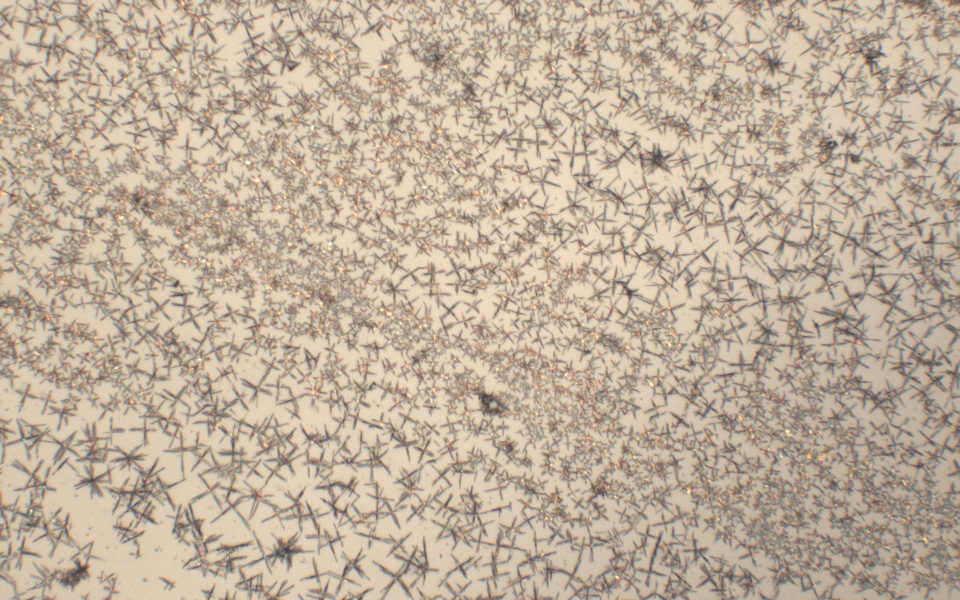
#> input picture data/raw data/01 250211A1 - 1.jpg, 1920 x 1200 px (shown at 1/2 size); its folder holds only this picture in this run
$ jupyter execute image_segmentation.ipynb
#> lines starting #> are read from the running program, lines starting #| are printed output that depends on the picture; after the words box and inside, x2 and y2 are one past the last pixel; in counts of white or black regions, pixels touching at a corner belong together
#> further down, image is the input picture: shape (1200, 1920, 3); mean B, G, R 155.5, 174.5, 191.6
#Image analysis

[cell 1]
import glob as gl
import cv2
import numpy as np
def dummy_npwarn_decorator_factory():
  def npwarn_decorator(x):
    return x
  return npwarn_decorator
np._no_nep50_warning = getattr(np, '_no_nep50_warning', dummy_npwarn_decorator_factory)

import pylab
import pandas as pd

[cell 2]
files = gl.glob('data/raw data/*.jpg')

[cell 3]
def ResizeWithAspectRatio(image, width=None, height=None, inter=cv2.INTER_AREA):
    dim = None
    (h, w) = image.shape[:2]

    if width is None and height is None:
        return image
    if width is None:
        r = height / float(h)
        dim = (int(w * r), height)
    else:
        r = width / float(w)
        dim = (width, int(h * r))

    return cv2.resize(image, dim, interpolation=inter)


# Kmeans
def kmeans_color_quantization(image, clusters=8, rounds=1):
#> called with clusters = 2, rounds = 1
    h, w = image.shape[:2]
#> h = 1200; w = 1920
    samples = np.zeros([h*w,3], dtype=np.float32)
    count = 0

    for x in range(h):
        for y in range(w):
            samples[count] = image[x][y]
            count += 1
#> after the loop, count = 2304000

    compactness, labels, centers = cv2.kmeans(samples,
            clusters,
            None,
            (cv2.TERM_CRITERIA_EPS + cv2.TERM_CRITERIA_MAX_ITER, 10000, 0.0001),
            rounds,
            cv2.KMEANS_RANDOM_CENTERS)
#> compactness = 1.68e+09; centers = [[131.4, 144.7, 161.8], [172.8, 196.1, 213.3]]

    centers = np.uint8(centers)
#> centers = [[131, 144, 161], [172, 196, 213]]
    res = centers[labels.flatten()]
    return res.reshape((image.shape))
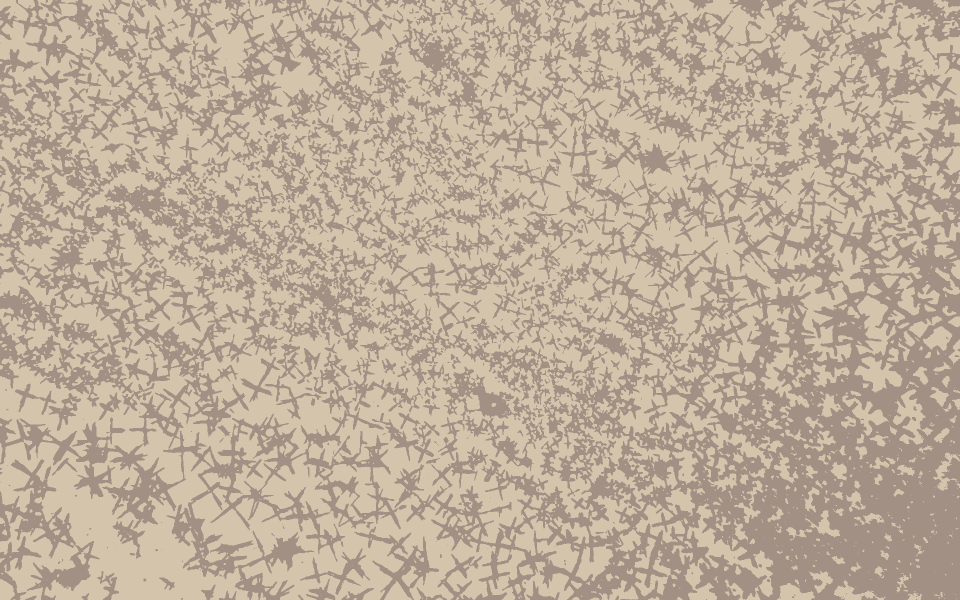
#> returned value: shape (1200, 1920, 3) (shown at 1/2 size); mean of channels 0, 1, 2 154.8, 174.2, 191.2; drawn as B, G, R

[cell 4]
df = pd.DataFrame(columns=['filename', 'number of particles', 'average particle size', 'image coverage'])

particles = []
size = []
coverage = []

for f in files:
    # Load image
    image = cv2.imread(f)
    original = image.copy()

    # Perform kmeans color segmentation, grayscale, Otsu's threshold
    kmeans = kmeans_color_quantization(image, clusters=2)
    gray = cv2.cvtColor(kmeans, cv2.COLOR_BGR2GRAY)
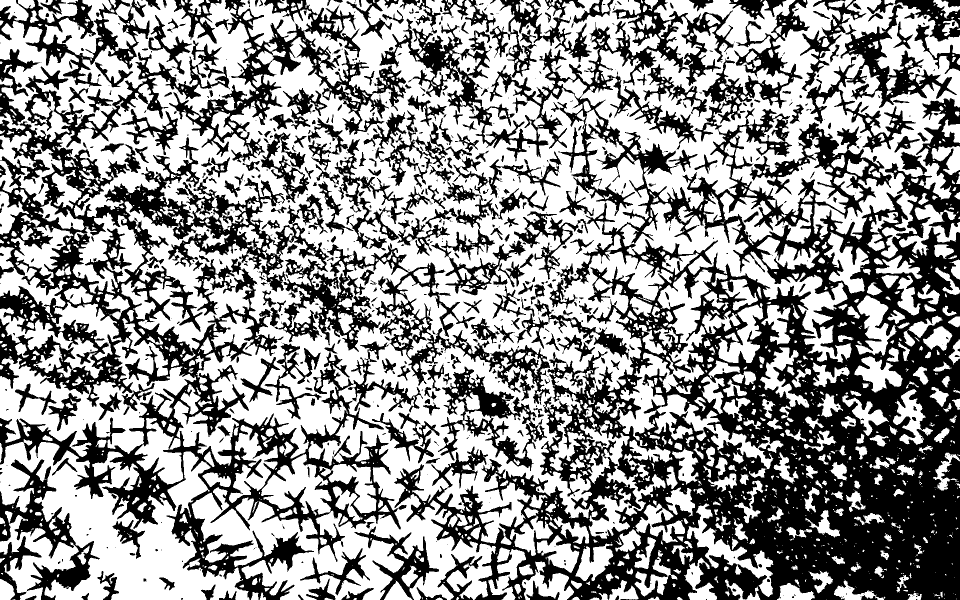
#> gray: shape (1200, 1920) (shown at 1/2 size); values 148 (black) and 198 (white), 58% white; 858 black regions (490 under 20 px), largest, box (x1, y1, x2, y2) and area: (759, 0, 1920, 1200) 478819, (0, 104, 1100, 1200) 230746, (338, 0, 778, 325) 29068
    thresh = cv2.threshold(gray, 0, 255, cv2.THRESH_BINARY + cv2.THRESH_OTSU)[1]
#> thresh: shape (1200, 1920); 58% white; 858 black regions (490 under 20 px)

    # Find contours, remove tiny specs using contour area filtering, gather points
    points_list = []
    size_list = []
    cnts, _ = cv2.findContours(thresh, cv2.RETR_EXTERNAL, cv2.CHAIN_APPROX_SIMPLE)[-2:]
#> cnts = 2063 contours, 1338 with area under 20; largest, box (x1, y1, x2, y2) and area: (0, 0, 1346, 1200) 743558, (1115, 0, 1920, 517) 177269, (0, 878, 499, 1200) 68930, (0, 636, 393, 969) 44588, (1241, 405, 1703, 726) 26418
    AREA_THRESHOLD = 1
    image_area = image.shape[0] * image.shape[1]
#> image_area = 2304000
    for c in cnts:
        area = cv2.contourArea(c)
        if area < AREA_THRESHOLD:
            cv2.drawContours(thresh, [c], -1, 0, -1)
        else:
            (x, y), radius = cv2.minEnclosingCircle(c)
            points_list.append((int(x), int(y)))
            size_list.append(area)
#> this loop made 2063 passes
#> (area, x, y, radius) on passes 7, 8, 10, 12, 14, 15, 26, 27, 28, 30, 31, 32: (50, 1188.5, 1198.5, 9.51), (33, 878, 1199, 7), (30, 657, 1198, 8.06), (35.5, 1359, 1197.5, 5.22), (62.5, 1307, 1198.5, 11.01), (55, 1151, 1199, 8), (233, 1829, 1194, 14.87), (130, 1206.5, 1192.5, 11.51), (81, 525, 1193.1, 8.38), (160, 509, 1192.5, 9.55), (27.5, 1883.5, 1188.5, 5.52), (37.5, 1454, 1187.2, 5.18)
#> thresh: shape (1200, 1920); 58% white; 858 black regions (490 under 20 px), largest, box (x1, y1, x2, y2) and area: (759, 0, 1920, 1200) 479348, (0, 104, 1100, 1200) 231005, (338, 0, 778, 325) 29104
#> after the loop, points_list = 1562 pairs, first value 0 to 1918, second value 0 to 1199; size_list = 1562 values, max 743557.5 at index 1555, min 1 at index 0, mean 902.5

    # Apply mask onto original image
    result = cv2.bitwise_and(original, original, mask=thresh)
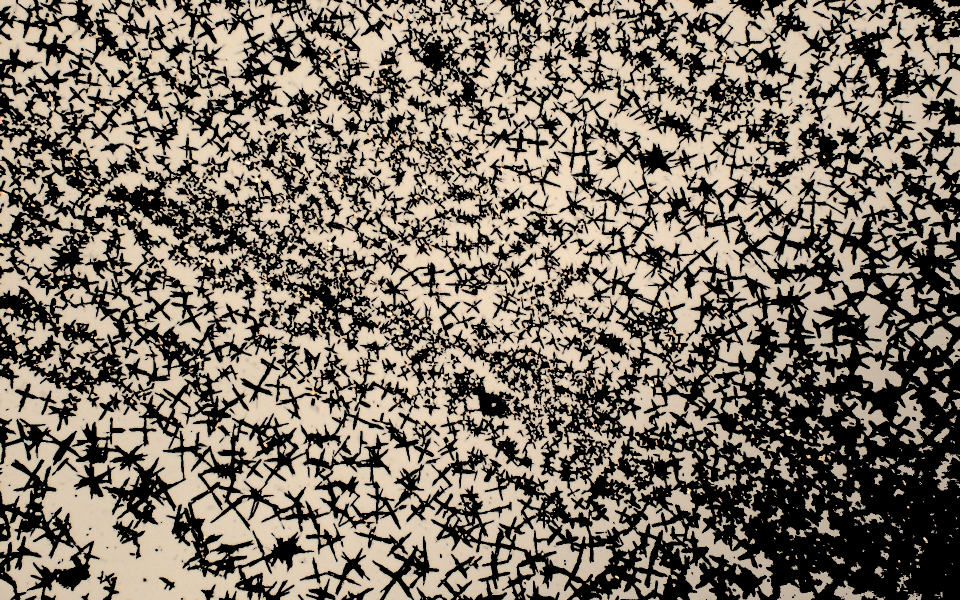
#> result: shape (1200, 1920, 3) (shown at 1/2 size); mean B, G, R 100.3, 113.7, 123.6
    result[thresh==255] = (36,255,12)
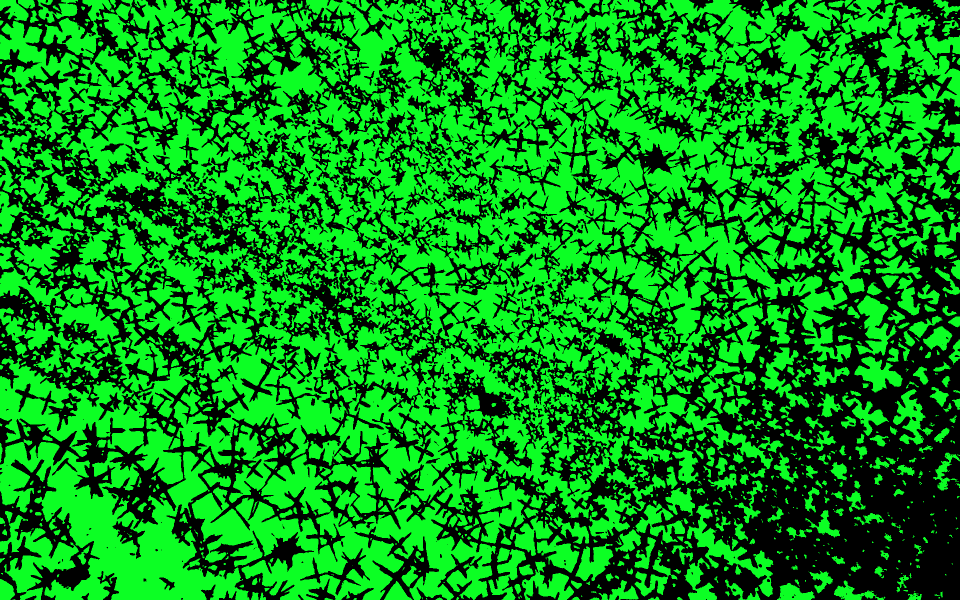
#> result: shape (1200, 1920, 3) (shown at 1/2 size); mean B, G, R 20.9, 147.9, 7

    # Overlay on original
    original[thresh==255] = (36,255,12)
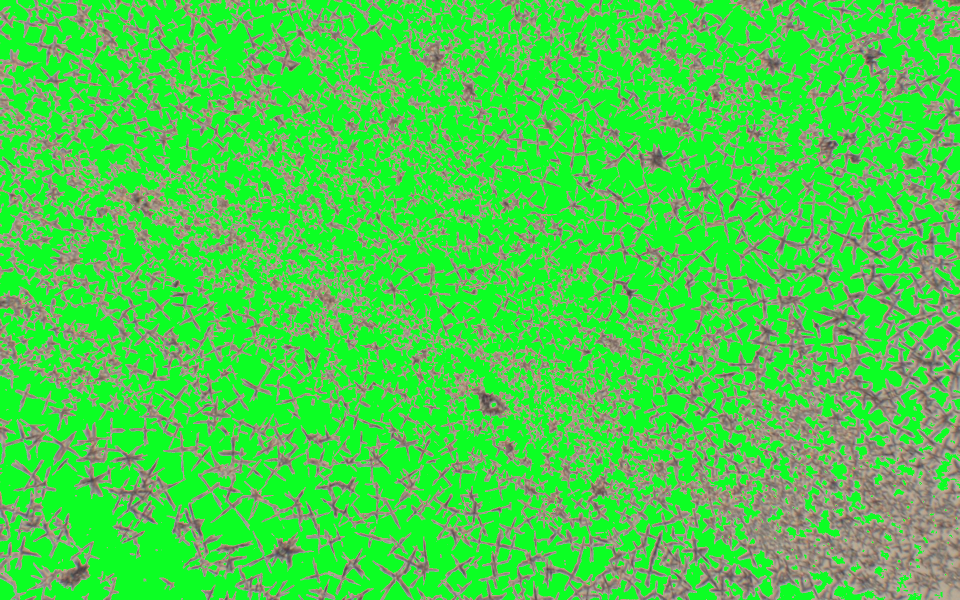
#> original: shape (1200, 1920, 3) (shown at 1/2 size); mean B, G, R 76.1, 208.7, 74.9

    #print("Number of particles: {}".format(len(points_list)))
    #print("Average particle size: {:.3f}".format(sum(size_list)/len(size_list)))
    #print("Image_coverage: {:.3f}".format(sum(size_list)/image_area))

    particles.append(len(points_list))
    size.append(sum(size_list)/len(size_list))
    coverage.append(sum(size_list)/image_area)

    #save_images
    cv2.imwrite('data/processed data/original/{}'.format(f.split('/')[-1]), original)
    cv2.imwrite('data/processed data/kmeans/{}'.format(f.split('/')[-1]), kmeans)
    cv2.imwrite('data/processed data/thresh/{}'.format(f.split('/')[-1]), thresh)
    cv2.imwrite('data/processed data/result/{}'.format(f.split('/')[-1]), result)
    cv2.imwrite('data/processed data/gray/{}'.format(f.split('/')[-1]), gray)

df['filename'] = [f.split('/')[-1] for f in files]
df['number of particles'] = particles
df['average particle size'] = size
df['image coverage'] = coverage

df.to_csv('data/data.csv', index=False)

#Data analyisis

[cell 5]
import pandas as pd
import numpy as np

[cell 6]
df = pd.read_csv('data/data.csv')
#> (reads data/data.csv from the repository)
